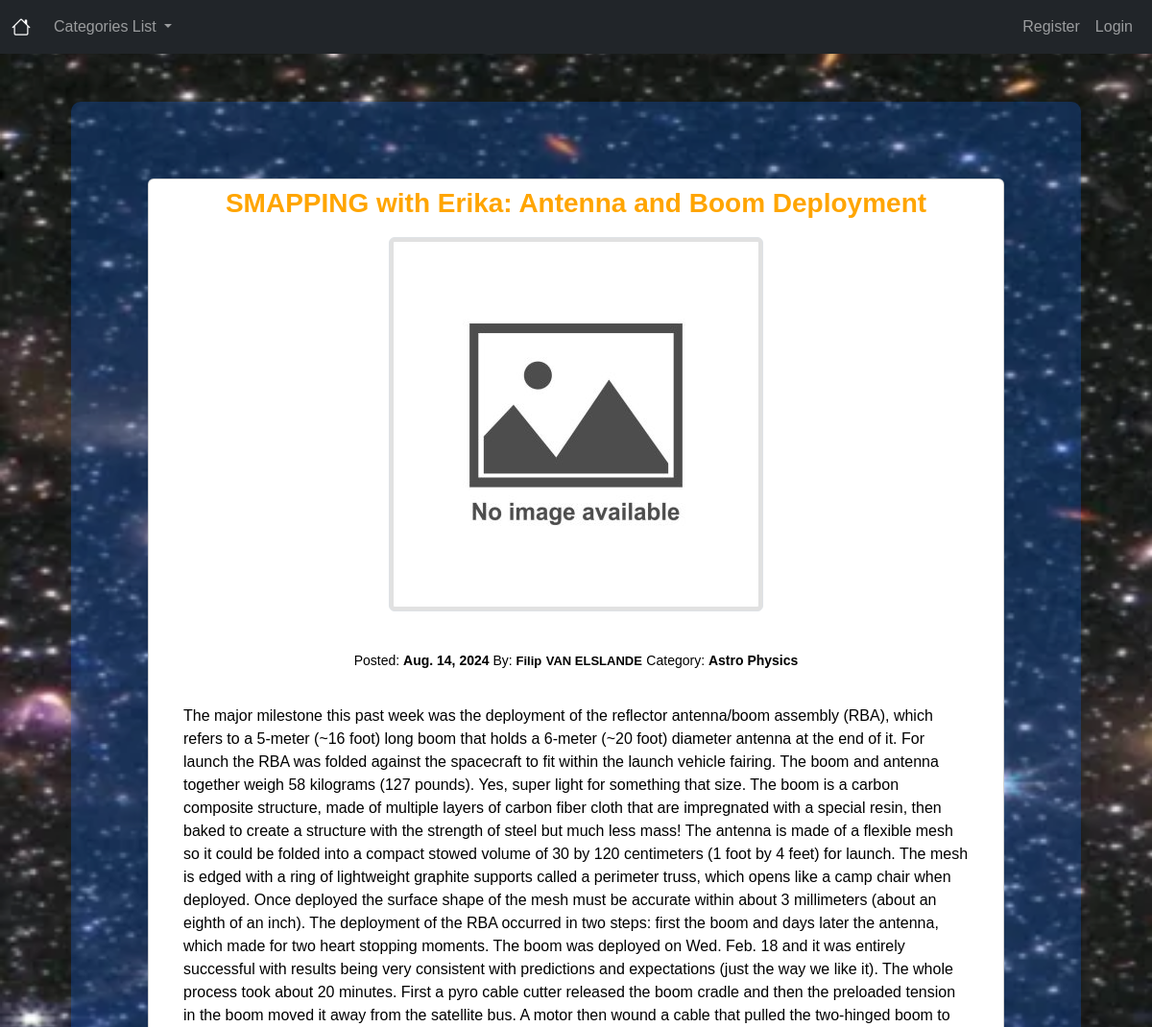
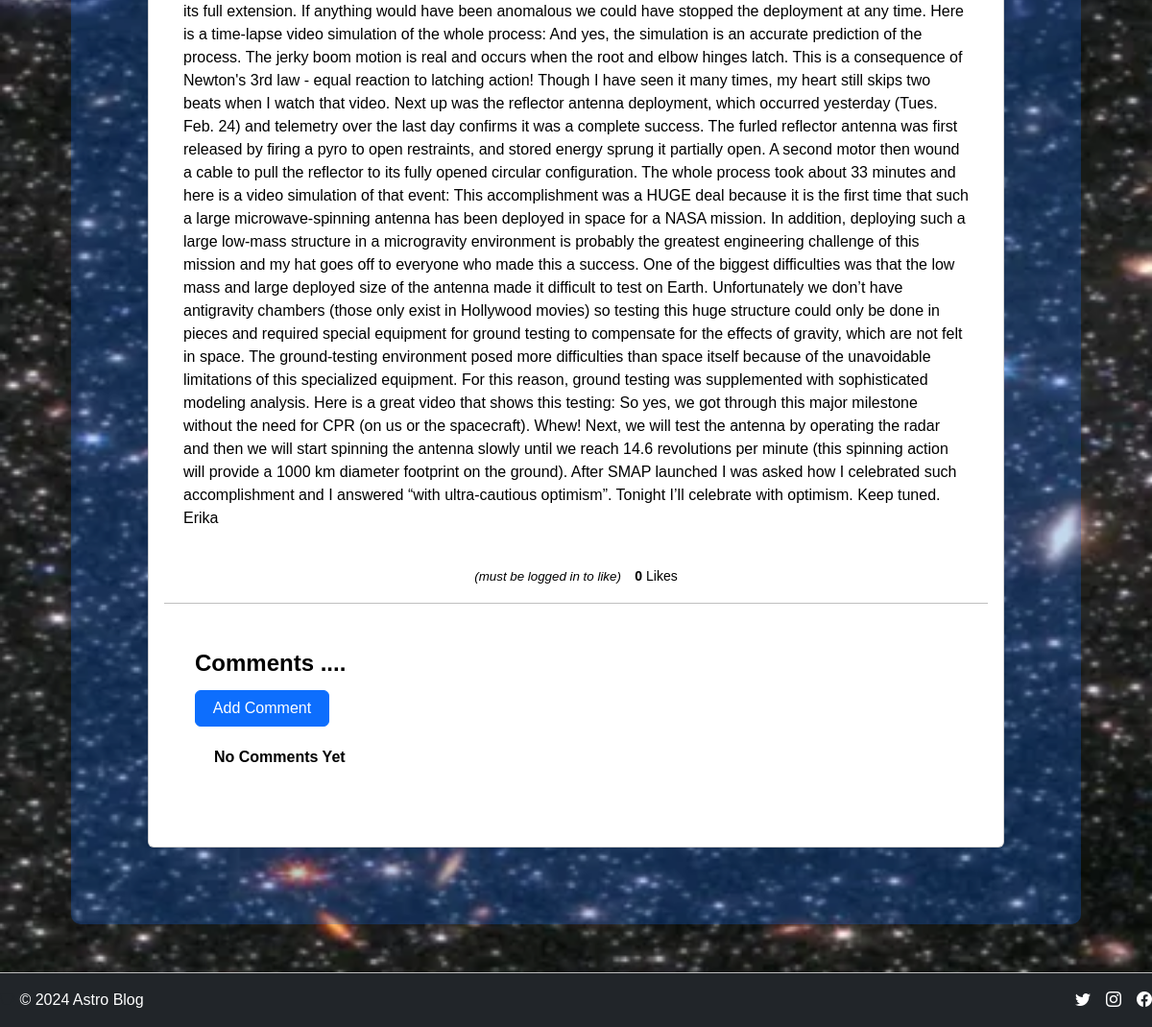
The page /blogger/article/59 on the database its author committed (2 pictures, top to bottom).
### blogger/models.py (models this page shows, shortened)
class Post(models.Model):
    ACTIVE = 'active'
    DRAFT = 'draft'
    CHOICES_STATUS = (
    (ACTIVE, 'Active'),
    (DRAFT, 'Draft')
    )
    title = models.CharField(max_length=200)
    image = CloudinaryField('image', null = True, blank= True)
    title_tag = models.CharField(max_length=200)
    author = models.ForeignKey(User, related_name='posts', on_delete=models.CASCADE)
    body = models.TextField()
    post_date = models.DateField(auto_now_add=True)
    created_at = models.DateTimeField(auto_now_add=True)
    status = models.CharField(max_length=10, choices=CHOICES_STATUS, default=ACTIVE)
    category = models.CharField(max_length=254, default='UAP')
    likes = models.ManyToManyField(User, related_name='blog_posts_likes')
    def total_likes(self):
        return self.likes.count()
    class Meta:
        ordering = ('-created_at','post_date',)

### blogger/views.py (the view)
# urls.py: path('article/<int:pk>', ArticleDetailView.as_view(), name='article-detail'),
class ArticleDetailView(DetailView):
    model = Post
    template_name = 'article_details.html'
    def get_context_data(self, *args, **kwargs):
       cat_menu = Category.objects.all()
       context = super(ArticleDetailView, self).get_context_data(*args, **kwargs)
       helper = get_object_or_404(Post, id=self.kwargs['pk'])
       total_likes = helper.total_likes()
       liked = False
       if helper.likes.filter(id=self.request.user.id).exists():
          liked = True
       context["cat_menu"] = cat_menu
       context["total_likes"] = total_likes
       context["liked"] = liked
       return context

### blogger/models.py (called while the page is built)
    def __str__(self):
        return self.name
        return self.category_discription

### blogger/templates/article_details.html (shortened to what this page needs)
{% extends 'base.html' %}
{% load static %}
{% block content %}
<div class="content">
    <section class="container-sub">
        <div class="card steps--background-white" style="width: auto;">
            <div class="container-custom">
                <h3 class="container-frontpage">{{ post.title }}</h3>
                {% if post.image.url %}
                <img src="{{ post.image.url }}" class="img-thumbnail" alt="post-image">
                {% else %}
                <img src="{% static 'images/no-image-available.jpg' %}" class="img-thumbnail" alt="no-image-available">
                {% endif %}
            </div>
            <div class="card-body">
                <div class="container-custom">
                    <small>Posted: <strong>{{ post.post_date }}</strong> By: </small>
                    <small class="first-name"><strong>{{ post.author.first_name }}</strong></small>
                    <small class="last-name"><strong>{{ post.author.last_name }}</strong></small>
                    <small>Category: <strong>{{ post.category }}</strong> </small>
                </div>
                <div class="container-sub">
                    {{ post.body }}
                </div>
            </div>
            <div class="container-custom">
                <form action="{% url 'like-post' post.pk %}" method="POST">
                    {% if user.is_authenticated %}
                    {% if liked %}
                    <button type="submit" name="post_id" value="{{ post.id }}" class="btn btn-danger btn-sm">
                        <i class="bi bi-hand-thumbs-down"></i> Unlike
                    </button>
                    {% else %}
                    <button type="submit" name="post_id" value="{{ post.id }}" class="btn btn-secondary btn-sm">
                        <i class="bi bi-hand-thumbs-up"></i> Like
                    </button>
                    {% endif %}
                    {% else %}
                    <small class="italicize">&#40;must be logged in to like&#41;</small>
                    {% endif %}
                    <small> <strong>{{ total_likes }}</strong> Likes</small>
                </form>
                <hr>
                <div class="container-banner">
                    <h4>Comments ....</h4>
                    <a href="{% url 'add-comment' post.pk %}" class="btn btn-primary">Add
                        Comment</a>
                    {% if not post.comments.exists %}
                    <div class="container-sub"><strong>
                            <p>No Comments Yet</p>
                        </strong></div>
                    {% endif %}
                </div>
            </div>
        </div>
    </section>
</div>
{% endblock %}

### static/css/styles.css (style rules this page uses)
:root { --primary-color: #ffffff; --attrib-color: #3987a6; --primary-color-highlight: #bdbdbd; --bs-body-bg: #9e9e9e4e; --bs-body-font-family: 'Montserrat', sans-serif; --accent-color: #9e9e9e; --border-color: #000000; --main-text-color: #ffffff; }
html { scroll-behavior: smooth; }
h3 { margin-top: 0.5rem; }
h4 { font-weight: bolder; }
body { font-family: 'Montserrat', Arial, sans-serif; text-align: left; background-color: black; background-size: cover; color: hsl(0, 0%, 100%); background-image: url("../images/background.webp"); }
.img-thumbnail { margin-top: 10px; margin-bottom: 10px; margin-left: 0; }
.first-name, .last-name { font-size: small; text-transform: capitalize; }
.last-name { text-transform: uppercase; }
.container-frontpage { color: orange; text-align: center; font-weight: bolder; }
.italicize { padding-top: 10px; padding-right: 10px; font-size: smaller; font-style: italic; text-align: right; }
.content { background: rgba(13, 110, 253, 0.25); padding: 60px; border-radius: 10px; margin: 50px; }
.btn { margin-top: 5px; margin-right: 25px; width: 140px; }
.container-sub { width: 100%; padding: 1.25rem 1.25rem; margin: 0 auto; }
.container-banner { text-align: left; width: 100%; padding: 2rem; margin: 0 auto; }
.container-custom { text-align: center; width: 100%; padding: 0 1rem; padding-bottom: 0.85rem; margin: 0 auto; }
.steps--background-white { background-color: white; color: black; }

### rows shown on the page
Post: title "SMAPPING with Erika: Antenna and Boom Deployment", post_date "Aug. 14, 2024", author.first_name "Filip", author.last_name "VAN ELSLANDE", category "Astro Physics", body "The major milestone this past week was the deployment of the reflector antenna/boom assembly (RBA), which refers to a 5-meter (~16 foot) long boom that holds a 6-meter (~20 foot) diameter antenna at the end of it. For launch the RBA was folded against the spacecraft to fit within the launch vehicle fairing. The boom and antenna together weigh 58 kilograms (127 pounds). Yes, super light for something that size. The boom is a carbon composite structure, made of multiple layers of carbon fiber cloth that are impregnated with a special resin, then baked to create a structure with the strength of steel but much less mass! The antenna is made of a flexible mesh so it could be folded into a…"

### other values the page prints
{{ total_likes }} "0"
